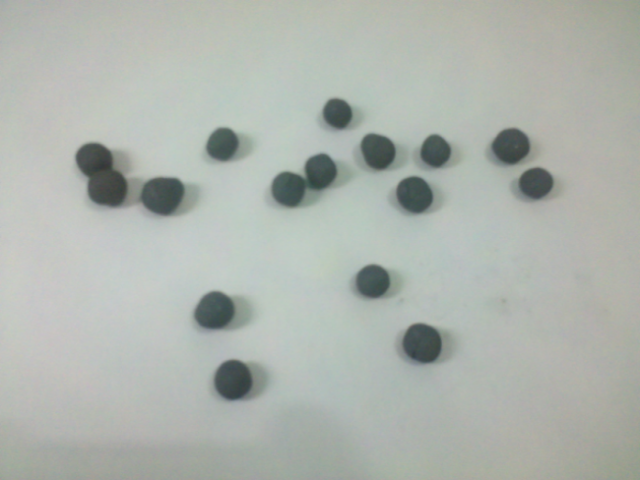
#> input picture pratica05/pepitas.png, 640 x 480 px, found by its file name
$ python binary-thresholding.py
#> lines starting #> are read from the running program, lines starting #| are printed output that depends on the picture; after the words box and inside, x2 and y2 are one past the last pixel; in counts of white or black regions, pixels touching at a corner belong together
import cv2 as cv
import numpy as np
from matplotlib import pyplot as plt

# loading an image as it is stored in the disk
img = cv.imread('pratica05/pepitas.png', cv.IMREAD_UNCHANGED)
#> img is the input picture: shape (480, 640, 4); mean B, G, R, A 173.7, 179.9, 174.1, 255
# converting RGB image to grayscale
img_gray = cv.cvtColor(img, cv.COLOR_BGR2GRAY)

# thresholding value of 100
img_bin = img_gray < 100
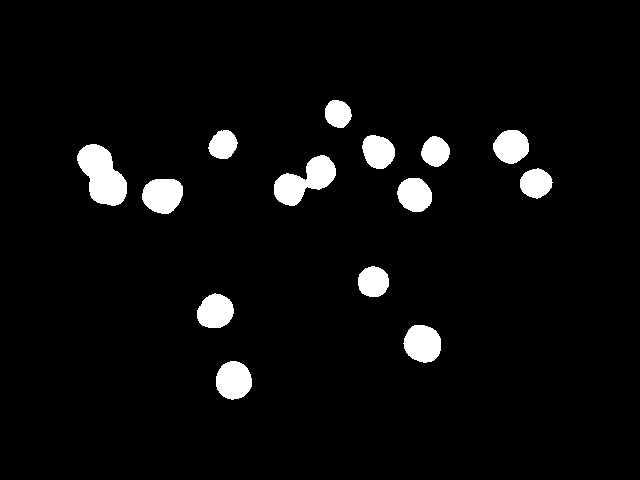
#> img_bin: shape (480, 640) bool; 4.6% white; 14 white regions, largest, box (x1, y1, x2, y2) and area: (77, 144, 127, 206) 1973, (274, 155, 336, 206) 1642, (142, 179, 183, 214) 1148

# Se o valor do pixel é menor que o thresh, é 0, se maior, 1
ret, thresh1 = cv.threshold(img_gray, 127, 255, cv.THRESH_BINARY_INV)
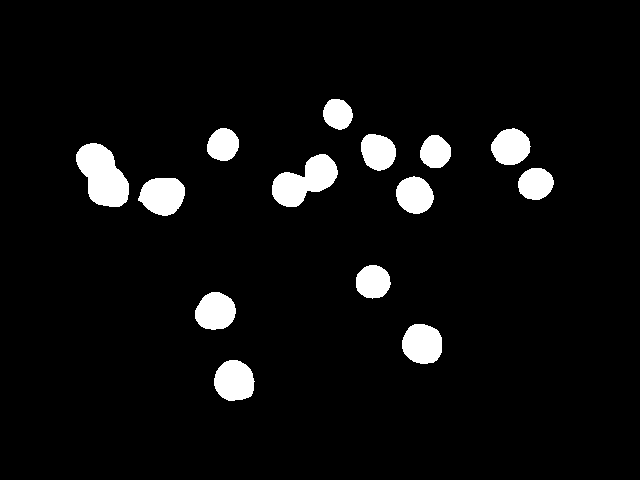
#> thresh1: shape (480, 640); 5.5% white; 14 white regions, largest, box (x1, y1, x2, y2) and area: (76, 143, 129, 207) 2258, (272, 154, 338, 207) 1971, (138, 178, 185, 216) 1365
# isso no THRESH_BINARY, se inverso, preto vira 255 (branco) e branco vira 0 (preto)
cv.imshow('img original', img)
cv.imshow('img gray', img_gray)
cv.imshow('img binary', thresh1)
cv.waitKey(0)
